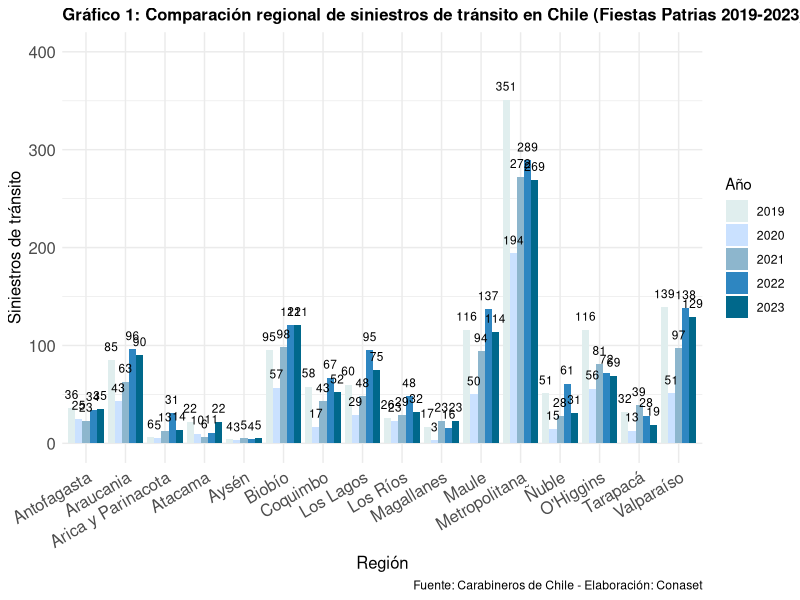
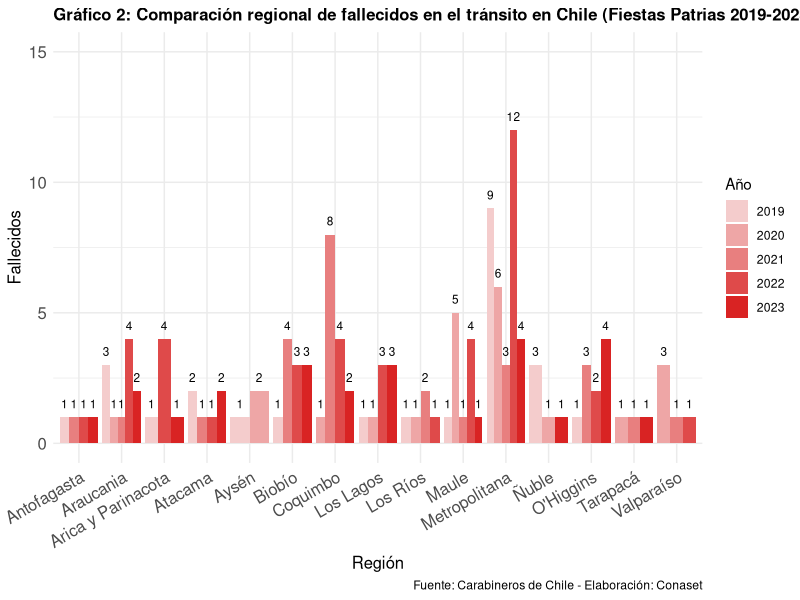
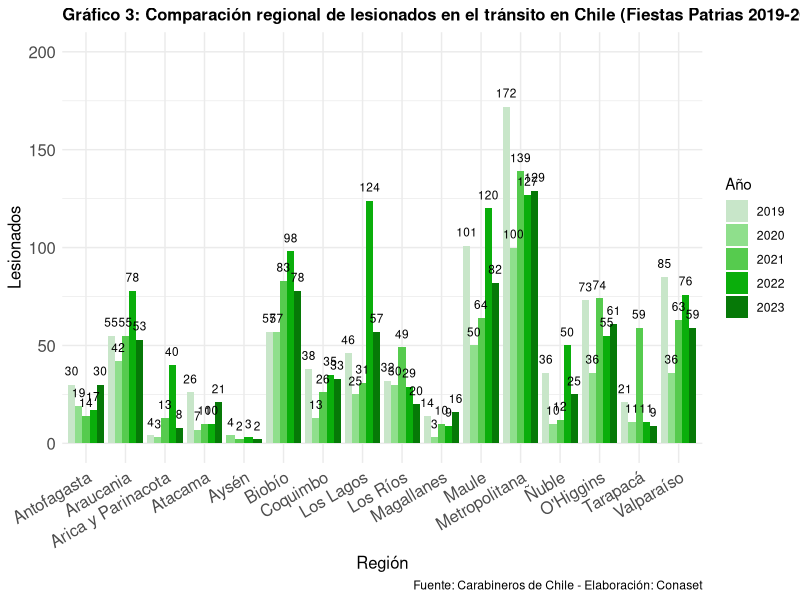
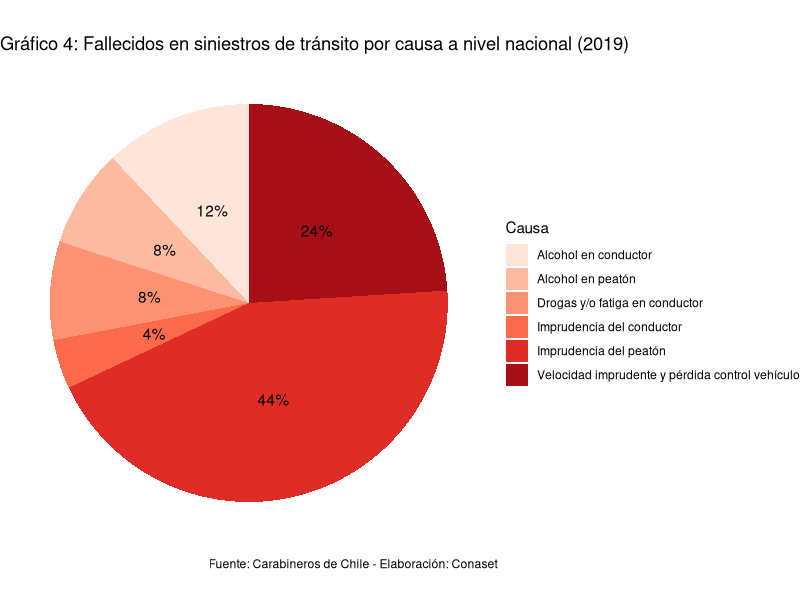
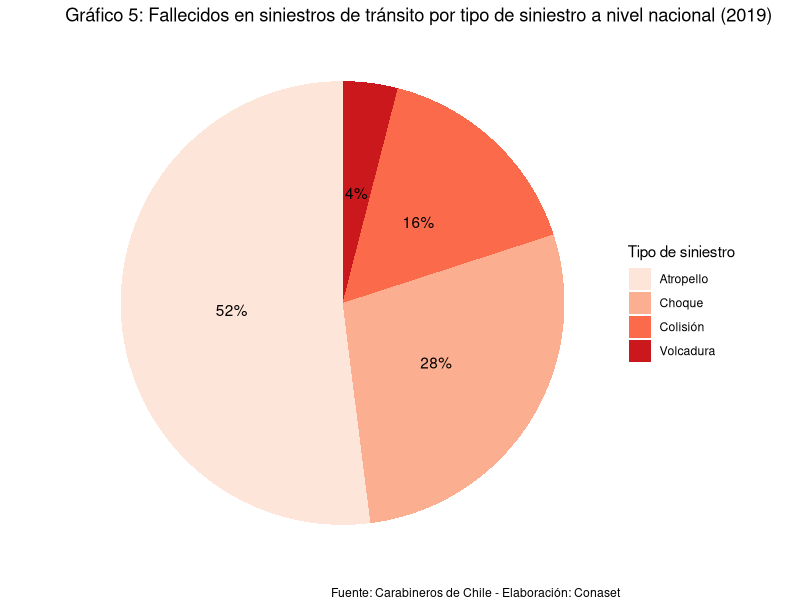
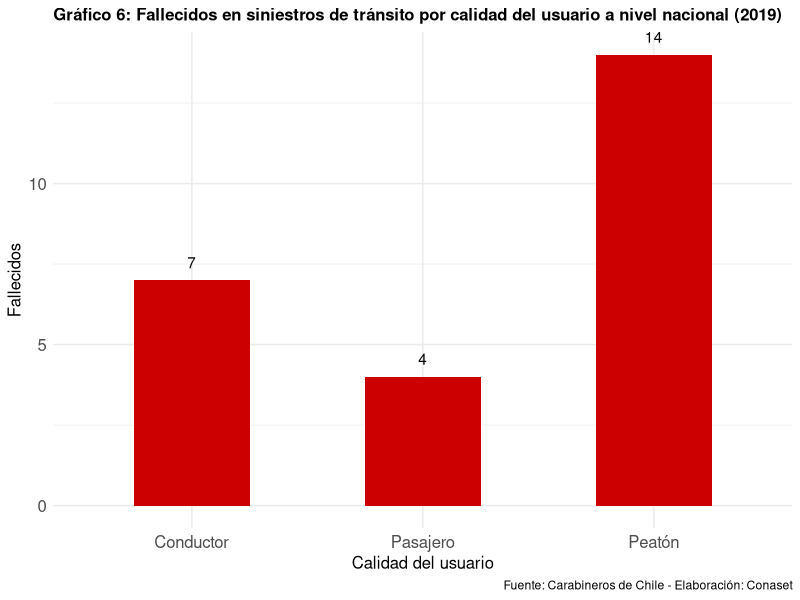
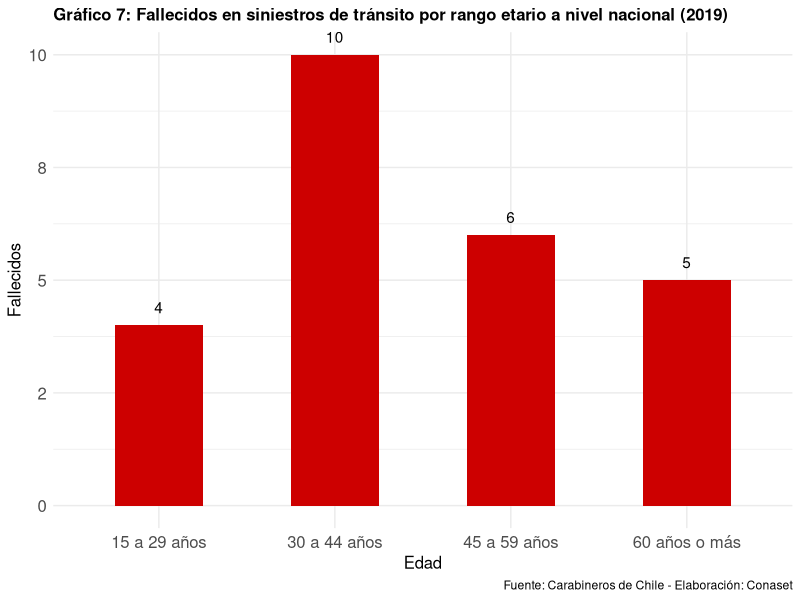
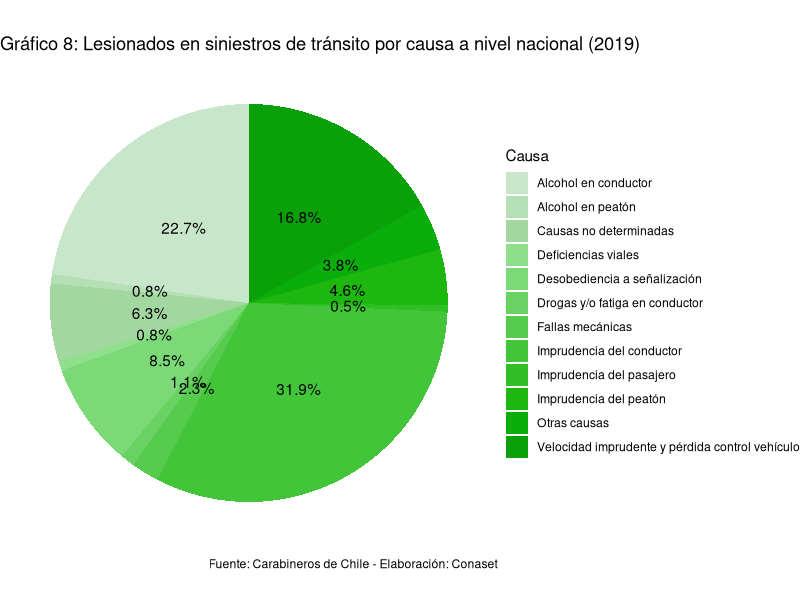

Here is the R script that generated these plots, in order:
## ---- chunk 1
# Cargar paquetes
library(tidyverse)
library(ggplot2)
library(dplyr)
library(readxl)
library(ggthemes)
#### Cargar directorio ####
setwd("C:/Users/JVEGAL/Desktop/diciocho/data/") # Cargar directorio de trabajo
diciocho <- read_excel("diciocho.xlsx") # Cargar Data Frame
## ---- chunk 2
#### Grafico 1.Causas Nacional #####
siniestros <- diciocho %>%
  group_by(Ano) %>%
  count(IdAccidente, Región) %>%
  ungroup()
Fallecidos <- filter(diciocho, Fallecidos==1)
Lesionados <- filter(diciocho, Lesionados>=1)
Fallecidos_año <- filter(Fallecidos, Ano==2019)
graf4 <- Fallecidos_año %>%
  group_by(Causa) %>%
  count() %>%
  ungroup() %>%
  mutate(percentage=`n`/sum(`n`) * 100)
graf5 <- Fallecidos_año %>%
  group_by(Tipo_siniestro) %>%
  count() %>%
  ungroup() %>%
  mutate(percentage=`n`/sum(`n`) * 100)
Lesionados_año <- filter(Lesionados, Ano==2019)
graf8 <- Lesionados_año %>%
  group_by(Causa) %>%
  count() %>%
  ungroup() %>%
  mutate(percentage=`n`/sum(`n`) * 100)
graf9 <- Lesionados_año %>%
  group_by(Tipo_siniestro) %>%
  count() %>%
  ungroup() %>%
  mutate(percentage=`n`/sum(`n`) * 100)
## ---- chunk 3
graf1<-ggplot(siniestros,aes(x=Región))+geom_bar(aes(fill=Ano),position="dodge")
graf1+scale_fill_manual(values=c("#E0EEEE","#CAE1FF","#8DB6CD","#2E86C1","#00688B")) +
  geom_text(aes(fill=Ano, label = ..count..), stat = "count", position=position_dodge(0.9), vjust = -1, size=3, colour = "black") +
  ylim(c(0,400)) +
  ylab("Siniestros de tránsito") + 
  xlab("Región") + 
  ggtitle("Gráfico 1: Comparación regional de siniestros de tránsito en Chile (Fiestas Patrias 2019-2023)") + 
  labs(fill = "Año",
       caption = "Fuente: Carabineros de Chile - Elaboración: Conaset") +
  theme_minimal() +   # Tema minimalista
  theme(
    axis.text.x = element_text(size = 12, angle = 30, hjust = 1),  # Tamaño y ángulo de las etiquetas en el eje x
    axis.text.y = element_text(size = 12),                         # Tamaño de las etiquetas en el eje y
    axis.title = element_text(size = 12),                          # Tamaño del texto de los títulos de los ejes
    plot.title = element_text(size = 12, face = "bold")            # Tamaño y estilo del título del gráfico
  )
## ---- chunk 4
graf2<-ggplot(Fallecidos,aes(x=Región))+geom_bar(aes(fill=Ano),position="dodge")
graf2+scale_fill_manual(values=c("#F4CCCC", "#EEA6A6", "#E87F7F", "#DF4A4A", "#D92323")) +
  geom_text(aes(fill=Ano, label = ..count..), stat = "count", position=position_dodge(0.9), vjust = -1, size=3, colour = "black") +
  ylim(c(0,15)) +
  ylab("Fallecidos") + 
  xlab("Región") + 
  ggtitle("Gráfico 2: Comparación regional de fallecidos en el tránsito en Chile (Fiestas Patrias 2019-2023)") + 
  labs(fill = "Año",
       caption = "Fuente: Carabineros de Chile - Elaboración: Conaset") +
  theme_minimal() +   # Tema minimalista
  theme(
    axis.text.x = element_text(size = 12, angle = 30, hjust = 1),  # Tamaño y ángulo de las etiquetas en el eje x
    axis.text.y = element_text(size = 12),                         # Tamaño de las etiquetas en el eje y
    axis.title = element_text(size = 12),                          # Tamaño del texto de los títulos de los ejes
    plot.title = element_text(size = 12, face = "bold")            # Tamaño y estilo del título del gráfico
  )
## ---- chunk 5
graf3<-ggplot(Lesionados,aes(x=Región))+geom_bar(aes(fill=Ano),position="dodge")
graf3+scale_fill_manual(values=c("#C8E6C9", "#8FDF8C","#56CB4E","#0AAE0B","#067907")) +
  geom_text(aes(fill=Ano, label = ..count..), stat = "count", position=position_dodge(0.9), vjust = -1, size=3, colour = "black") +
  ylim(c(0,200)) +
  ylab("Lesionados") + 
  xlab("Región") + 
  ggtitle("Gráfico 3: Comparación regional de lesionados en el tránsito en Chile (Fiestas Patrias 2019-2023)") + 
  labs(fill = "Año",
       caption = "Fuente: Carabineros de Chile - Elaboración: Conaset") +
  theme_minimal() +   # Tema minimalista
  theme(
    axis.text.x = element_text(size = 12, angle = 30, hjust = 1),  # Tamaño y ángulo de las etiquetas en el eje x
    axis.text.y = element_text(size = 12),                         # Tamaño de las etiquetas en el eje y
    axis.title = element_text(size = 12),                          # Tamaño del texto de los títulos de los ejes
    plot.title = element_text(size = 12, face = "bold")            # Tamaño y estilo del título del gráfico
  )
## ---- chunk 6
ggplot(graf4, aes(x=1, y=percentage, fill=Causa)) +
  geom_bar(stat="identity") +
  geom_text(aes(label = paste0(round(percentage,1), "%")),
            position = position_stack(vjust = 0.5)) +
  coord_polar(theta = "y") +
  theme_void() + scale_fill_brewer(palette = "Reds") +
  ggtitle("Gráfico 4: Fallecidos en siniestros de tránsito por causa a nivel nacional (2019)") +
  labs(fill = "Causa",
       caption = "Fuente: Carabineros de Chile - Elaboración: Conaset")
## ---- chunk 7
ggplot(graf5, aes(x=1, y=percentage, fill=Tipo_siniestro)) +
  geom_bar(stat="identity") +
  geom_text(aes(label = paste0(round(percentage,1), "%")),
            position = position_stack(vjust = 0.5)) +
  coord_polar(theta = "y") +
  theme_void() + scale_fill_brewer(palette = "Reds") +
  ggtitle("Gráfico 5: Fallecidos en siniestros de tránsito por tipo de siniestro a nivel nacional (2019)") +
  labs(fill = "Tipo de siniestro",
       caption = "Fuente: Carabineros de Chile - Elaboración: Conaset")
## ---- chunk 8
ggplot(data = Fallecidos_año) + 
  geom_bar(mapping = aes(x = Calidad), fill="red3",width = 0.5) + 
  geom_text(stat='count', aes(x = Calidad, label = ..count..), vjust = -1) +
  ylab("Fallecidos") + 
  xlab("Calidad del usuario") + 
  ggtitle("Gráfico 6: Fallecidos en siniestros de tránsito por calidad del usuario a nivel nacional (2019)") + 
  labs(fill = "Calidad del usuario",
       caption = "Fuente: Carabineros de Chile - Elaboración: Conaset") +
  theme_minimal() +   # Tema minimalista
  theme(
    axis.text.x = element_text(size = 12, angle = 0, hjust = 0.5),  # Tamaño y ángulo de las etiquetas en el eje x
    axis.text.y = element_text(size = 12),                         # Tamaño de las etiquetas en el eje y
    axis.title = element_text(size = 12),                          # Tamaño del texto de los títulos de los ejes
    plot.title = element_text(size = 12, face = "bold")            # Tamaño y estilo del título del gráfico
  )
## ---- chunk 9
ggplot(data = Fallecidos_año) + 
  geom_bar(mapping = aes(x = Edad_rango), fill="red3", width = 0.5) + 
  geom_text(stat='count', aes(x = Edad_rango, label = ..count..), vjust = -1) +
  scale_y_continuous(labels = scales::number_format(accuracy = 1)) +  # Eliminar decimales
  ylab("Fallecidos") + 
  xlab("Edad") + 
  ggtitle("Gráfico 7: Fallecidos en siniestros de tránsito por rango etario a nivel nacional (2019)") + 
  labs(fill = "Edad",
       caption = "Fuente: Carabineros de Chile - Elaboración: Conaset") +
  theme_minimal() +   # Tema minimalista
  theme(
    axis.text.x = element_text(size = 12, angle = 0, hjust = 0.5),  # Tamaño y ángulo de las etiquetas en el eje x
    axis.text.y = element_text(size = 12),                         # Tamaño de las etiquetas en el eje y
    axis.title = element_text(size = 12),                          # Tamaño del texto de los títulos de los ejes
    plot.title = element_text(size = 12, face = "bold")            # Tamaño y estilo del título del gráfico
  )
## ---- chunk 10
ggplot(graf8, aes(x=1, y=percentage, fill=Causa)) +
  geom_bar(stat="identity") +
  geom_text(aes(label = paste0(round(percentage,1), "%")),
            position = position_stack(vjust = 0.5)) +
  coord_polar(theta = "y") +
  theme_void() +
  scale_fill_manual(values=c("#C8E6C9", "#B5DFB5", "#A2D8A0", "#8FDF8C", "#7CD978",
                             "#69D263", "#56CB4E", "#43C539", "#30BE25", "#1DB710",
                             "#0AAE0B", "#09A00A", "#078C08", "#067907")) +
  ggtitle("Gráfico 8: Lesionados en siniestros de tránsito por causa a nivel nacional (2019)") +
  labs(fill = "Causa",
       caption = "Fuente: Carabineros de Chile - Elaboración: Conaset")
## ---- chunk 11
ggplot(graf9, aes(x=1, y=percentage, fill=Tipo_siniestro)) +
  geom_bar(stat="identity") +
  geom_text(aes(label = paste0(round(percentage,1), "%")),
            position = position_stack(vjust = 0.5)) +
  coord_polar(theta = "y") +
  theme_void() +
  scale_fill_manual(values=c("#C8E6C9", "#A2D8A0", "#7CD978", "#56CB4E","#30BE25","#09A00A")) +
  ggtitle("Gráfico 9: Lesionados en siniestros de tránsito por tipo de siniestro a nivel nacional (2019)") +
  labs(fill = "Tipo de siniestro",
       caption = "Fuente: Carabineros de Chile - Elaboración: Conaset")
## ---- chunk 12
ggplot(data = Lesionados_año) + 
  geom_bar(mapping = aes(x = Calidad), fill="green4",width = 0.5) + 
  geom_text(stat='count', aes(x = Calidad, label = ..count..), vjust = -1) +
  ylab("Lesionados") + 
  xlab("Calidad del usuario") + 
  ggtitle("Gráfico 10: Lesionados en siniestros de tránsito por calidad del usuario a nivel nacional (2019)") + 
  labs(fill = "Calidad del usuario",
       caption = "Fuente: Carabineros de Chile - Elaboración: Conaset") +
  theme_minimal() +   # Tema minimalista
  theme(
    axis.text.x = element_text(size = 12, angle = 0, hjust = 0.5),  # Tamaño y ángulo de las etiquetas en el eje x
    axis.text.y = element_text(size = 12),                         # Tamaño de las etiquetas en el eje y
    axis.title = element_text(size = 12),                          # Tamaño del texto de los títulos de los ejes
    plot.title = element_text(size = 12, face = "bold")            # Tamaño y estilo del título del gráfico
  )
## ---- chunk 13
ggplot(data = Lesionados_año) + 
  geom_bar(mapping = aes(x = Edad_rango), fill="green4",width = 0.5) + 
  geom_text(stat='count', aes(x = Edad_rango, label = ..count..), vjust = -1) +
  ylab("Lesionados") + 
  xlab("Edad") + 
  ggtitle("Gráfico 11: Lesionados en siniestros de tránsito por rango etario a nivel nacional (2019)") + 
  labs(fill = "Edad",
       caption = "Fuente: Carabineros de Chile - Elaboración: Conaset") +
  theme_minimal() +   # Tema minimalista
  theme(
    axis.text.x = element_text(size = 12, angle = 0, hjust = 0.5),  # Tamaño y ángulo de las etiquetas en el eje x
    axis.text.y = element_text(size = 12),                         # Tamaño de las etiquetas en el eje y
    axis.title = element_text(size = 12),                          # Tamaño del texto de los títulos de los ejes
    plot.title = element_text(size = 12, face = "bold")            # Tamaño y estilo del título del gráfico
  )
